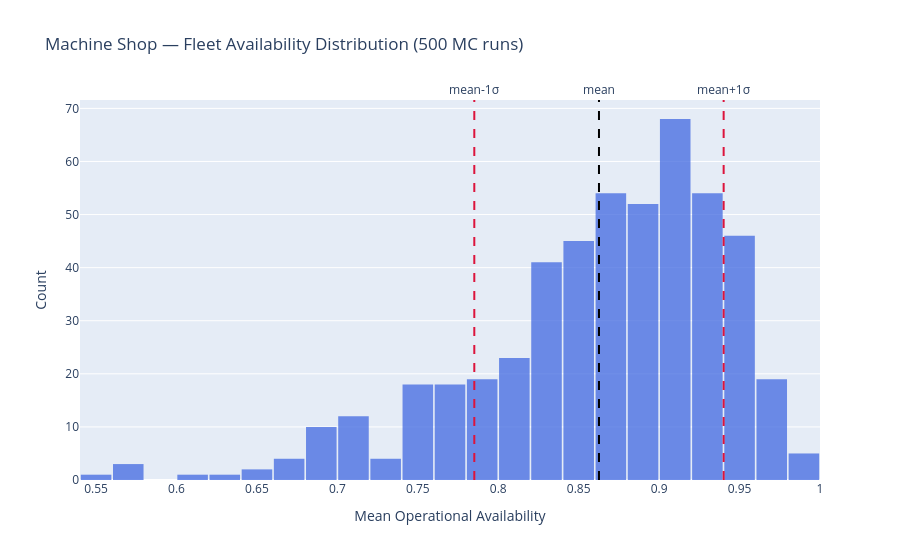

Here is the notebook cell this chart was saved with:
### Code cell
mu, sigma = avail.mean(), avail.std()

fig_hist = go.Figure()
fig_hist.add_trace(go.Histogram(
    x=avail, nbinsx=40, name='replications',
    marker_color='royalblue', opacity=0.75,
))
for x, label, color in [
    (mu,         'mean',    'black'),
    (mu - sigma, 'mean-1σ', 'crimson'),
    (mu + sigma, 'mean+1σ', 'crimson'),
]:
    fig_hist.add_vline(x=x, line_color=color, line_dash='dash',
                       annotation_text=label, annotation_position='top')
fig_hist.update_layout(
    title='Machine Shop — Fleet Availability Distribution (500 MC runs)',
    xaxis_title='Mean Operational Availability',
    yaxis_title='Count',
    bargap=0.05,
)
fig_hist.show()
fig_hist.write_image(str(IMG_DIR / 'shop_mc_histogram.png'), width=900, height=500, scale=2)

### Figure 1 — Plotly figure (JSON) as saved in the notebook; plotly's stock layout.template omitted (floating-point values rounded to 4 significant figures; data arrays with more than 128 entries replaced by an {"elided": "..."} marker saying what was removed)
{"data": [{"marker": {"color": "royalblue"}, "name": "replications", "nbinsx": 40, "opacity": 0.75, "type": "histogram", "x": {"elided": "500 float values"}}], "layout": {"annotations": [{"showarrow": false, "text": "mean", "x": 0.8626, "xanchor": "center", "xref": "x", "y": 1, "yanchor": "bottom", "yref": "y domain"}, {"showarrow": false, "text": "mean-1σ", "x": 0.7851, "xanchor": "center", "xref": "x", "y": 1, "yanchor": "bottom", "yref": "y domain"}, {"showarrow": false, "text": "mean+1σ", "x": 0.9401, "xanchor": "center", "xref": "x", "y": 1, "yanchor": "bottom", "yref": "y domain"}], "bargap": 0.05, "shapes": [{"line": {"color": "black", "dash": "dash"}, "type": "line", "x0": 0.8626, "x1": 0.8626, "xref": "x", "y0": 0, "y1": 1, "yref": "y domain"}, {"line": {"color": "crimson", "dash": "dash"}, "type": "line", "x0": 0.7851, "x1": 0.7851, "xref": "x", "y0": 0, "y1": 1, "yref": "y domain"}, {"line": {"color": "crimson", "dash": "dash"}, "type": "line", "x0": 0.9401, "x1": 0.9401, "xref": "x", "y0": 0, "y1": 1, "yref": "y domain"}], "title": {"text": "Machine Shop — Fleet Availability Distribution (500 MC runs)"}, "xaxis": {"title": {"text": "Mean Operational Availability"}}, "yaxis": {"title": {"text": "Count"}}}}
